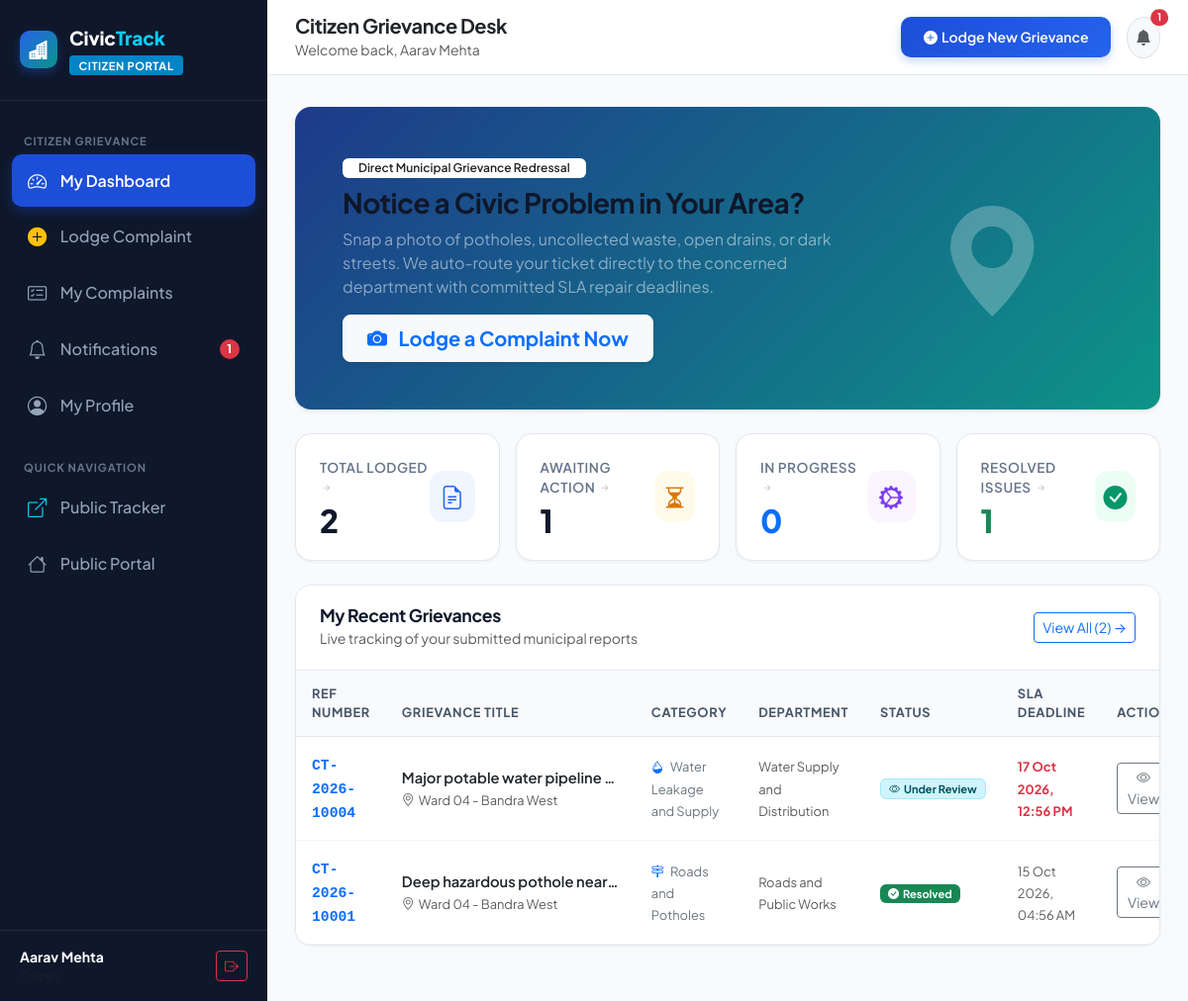
The app's page /citizen/dashboard.php (signed in), older data.
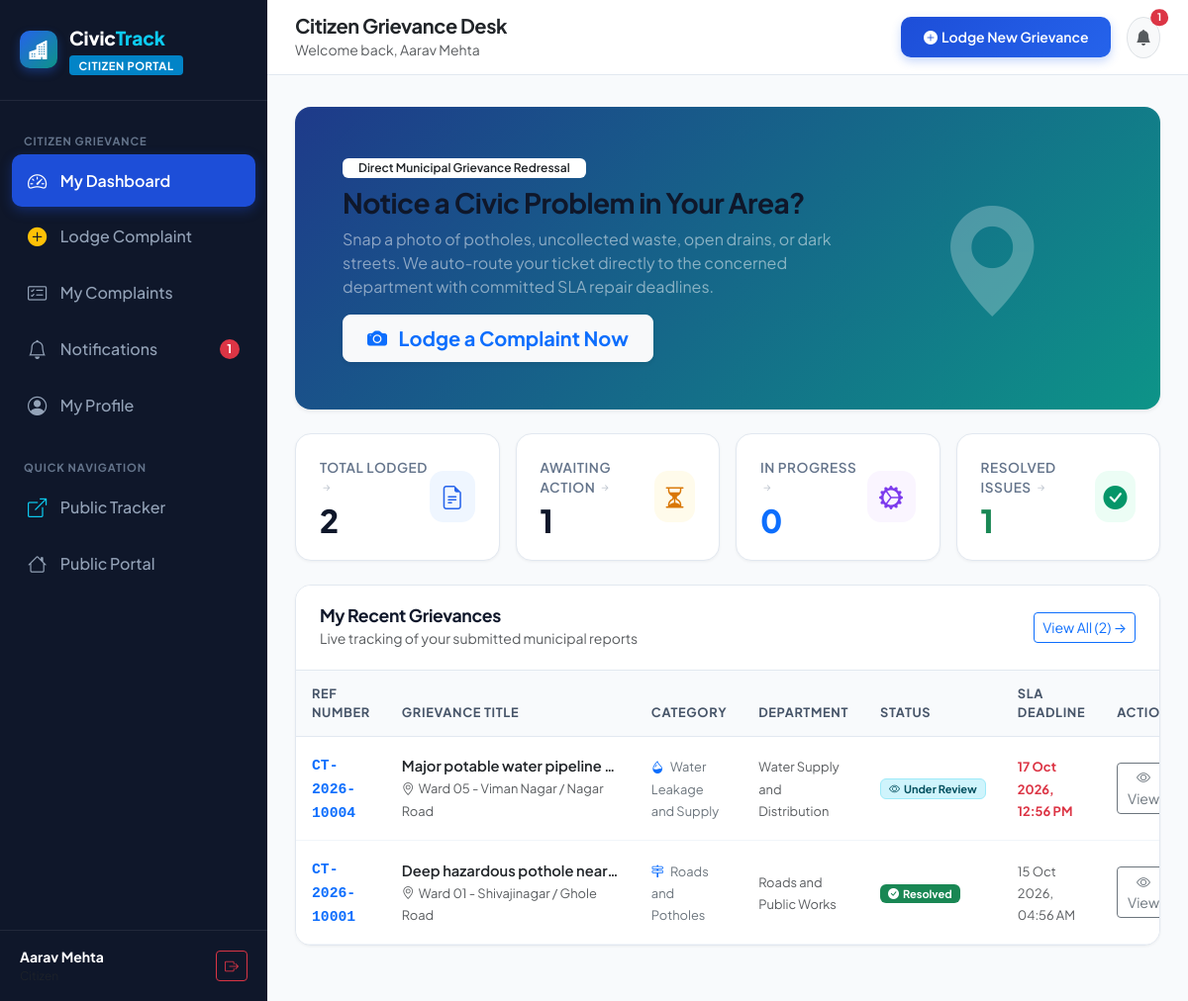
The same page, newer data.
### tables this page shows
CREATE TABLE `complaints` (
    `complaint_id` INT AUTO_INCREMENT PRIMARY KEY,
    `reference_number` VARCHAR(30) NOT NULL UNIQUE,
    `citizen_id` INT NOT NULL,
    `category_id` INT NOT NULL,
    `dept_id` INT NOT NULL,
    `title` VARCHAR(200) NOT NULL,
    `description` TEXT NOT NULL,
    `priority` ENUM('Low', 'Medium', 'High', 'Urgent') DEFAULT 'Medium',
    `image_url` VARCHAR(255) NULL,
    `latitude` DECIMAL(10, 8) NULL,
    `longitude` DECIMAL(11, 8) NULL,
    `address` TEXT NOT NULL,
    `ward` VARCHAR(60) NULL,
    `status` ENUM('Submitted', 'Under Review', 'Assigned', 'In Progress', 'Resolved', 'Closed', 'Reopened') DEFAULT 'Submitted',
    `assigned_officer_id` INT NULL,
    `sla_deadline` DATETIME NOT NULL,
    `created_at` TIMESTAMP DEFAULT CURRENT_TIMESTAMP,
    `updated_at` TIMESTAMP DEFAULT CURRENT_TIMESTAMP ON UPDATE CURRENT_TIMESTAMP,
    `resolved_at` DATETIME NULL,
    FOREIGN KEY (`citizen_id`) REFERENCES `users`(`user_id`) ON DELETE CASCADE,
    FOREIGN KEY (`category_id`) REFERENCES `complaint_categories`(`category_id`) ON DELETE RESTRICT,
    FOREIGN KEY (`dept_id`) REFERENCES `departments`(`dept_id`) ON DELETE RESTRICT,
    FOREIGN KEY (`assigned_officer_id`) REFERENCES `users`(`user_id`) ON DELETE SET NULL,
    INDEX `idx_comp_ref` (`reference_number`),
    INDEX `idx_comp_status` (`status`),
    INDEX `idx_comp_dept` (`dept_id`),
    INDEX `idx_comp_citizen` (`citizen_id`),
    INDEX `idx_comp_ward` (`ward`),
    INDEX `idx_comp_sla` (`sla_deadline`)
);

CREATE TABLE `complaint_categories` (
    `category_id` INT AUTO_INCREMENT PRIMARY KEY,
    `category_name` VARCHAR(100) NOT NULL UNIQUE,
    `dept_id` INT NOT NULL,
    `sla_hours` INT NOT NULL DEFAULT 48 COMMENT 'Expected resolution time in hours',
    `default_priority` ENUM('Low', 'Medium', 'High', 'Urgent') DEFAULT 'Medium',
    `icon_class` VARCHAR(60) DEFAULT 'bi-exclamation-triangle',
    `description` VARCHAR(255) NULL,
    `is_active` TINYINT(1) DEFAULT 1,
    `created_at` TIMESTAMP DEFAULT CURRENT_TIMESTAMP,
    FOREIGN KEY (`dept_id`) REFERENCES `departments`(`dept_id`) ON DELETE RESTRICT,
    INDEX `idx_cat_dept` (`dept_id`)
);

CREATE TABLE `departments` (
    `dept_id` INT AUTO_INCREMENT PRIMARY KEY,
    `dept_name` VARCHAR(120) NOT NULL,
    `dept_code` VARCHAR(20) NOT NULL UNIQUE,
    `dept_head_email` VARCHAR(150) NULL,
    `phone` VARCHAR(25) NULL,
    `description` TEXT NULL,
    `is_active` TINYINT(1) DEFAULT 1,
    `created_at` TIMESTAMP DEFAULT CURRENT_TIMESTAMP,
    `updated_at` TIMESTAMP DEFAULT CURRENT_TIMESTAMP ON UPDATE CURRENT_TIMESTAMP,
    INDEX `idx_dept_code` (`dept_code`),
    INDEX `idx_dept_active` (`is_active`)
);

### citizen/dashboard.php (the view, shortened to what the rows shown need)
<?php
require_once __DIR__ . '/../includes/functions.php';
$userId = getUserId();
$kpi = [
    'total' => 0,
    'pending' => 0,
    'in_progress' => 0,
    'resolved' => 0
];
$recentComplaints = [];
try {
    $pdo = getDbConnection();
    $stmt = $pdo->prepare("SELECT COUNT(*) FROM complaints WHERE citizen_id = ?");
    $stmt->execute([$userId]);
    $kpi['total'] = (int)$stmt->fetchColumn();
    $stmt = $pdo->prepare("SELECT COUNT(*) FROM complaints WHERE citizen_id = ? AND status IN ('Submitted', 'Under Review')");
    $stmt->execute([$userId]);
    $kpi['pending'] = (int)$stmt->fetchColumn();
    $stmt = $pdo->prepare("SELECT COUNT(*) FROM complaints WHERE citizen_id = ? AND status = 'In Progress'");
    $stmt->execute([$userId]);
    $kpi['in_progress'] = (int)$stmt->fetchColumn();
    $stmt = $pdo->prepare("SELECT COUNT(*) FROM complaints WHERE citizen_id = ? AND status IN ('Resolved', 'Closed')");
    $stmt->execute([$userId]);
    $kpi['resolved'] = (int)$stmt->fetchColumn();
    $stmt = $pdo->prepare("
        SELECT c.*, cat.category_name, cat.icon_class, d.dept_name
        FROM complaints c
        JOIN complaint_categories cat ON c.category_id = cat.category_id
        JOIN departments d ON c.dept_id = d.dept_id
        WHERE c.citizen_id = ?
        ORDER BY c.created_at DESC
        LIMIT 6
    ");
    $stmt->execute([$userId]);
    $recentComplaints = $stmt->fetchAll();
} catch (Exception $e) {
    $error = $e->getMessage();
}
require_once __DIR__ . '/../includes/header.php';
?>
<div class="dashboard-wrapper">
    <div class="dashboard-main">
        <main class="dashboard-content">
            <div class="row g-3 mb-4">
                <div class="col-6 col-lg-3">
                    <a href="my-complaints.php" class="kpi-card kpi-card-clickable" title="View All Complaints">
                        <div>
                            <div class="kpi-title">Total Lodged <i class="bi bi-arrow-right-short"></i></div>
                            <div class="kpi-value"><?= $kpi['total'] ?></div>
                        </div>
                    </a>
                </div>
            </div>
            <div class="card-civic">
                <div class="card-civic-header">
                    <div>
                        <h6 class="card-civic-title">My Recent Grievances</h6>
                        <small class="text-muted">Live tracking of your submitted municipal reports</small>
                    </div>
                    <a href="my-complaints.php" class="btn btn-sm btn-outline-primary">
                        View All (<?= $kpi['total'] ?>) &rarr;
                    </a>
                </div>
                <div class="card-civic-body p-0">
                    <?php if (!empty($recentComplaints)): ?>
                        <div class="table-responsive">
                            <table class="table table-civic mb-0">
                                <thead>
                                    <tr>
                                        <th>Ref Number</th>
                                        <th>Grievance Title</th>
                                        <th>Category</th>
                                        <th>Department</th>
                                        <th>Status</th>
                                        <th>SLA Deadline</th>
                                        <th>Action</th>
                                    </tr>
                                </thead>
                                <tbody>
                                    <?php foreach ($recentComplaints as $row): ?>
                                        <tr>
                                            <td>
                                                <a href="complaint-details.php?id=<?= $row['complaint_id'] ?>" class="fw-bold font-monospace text-primary text-decoration-none">
                                                    <?= e($row['reference_number']) ?>
                                                </a>
                                            </td>
                                            <td>
                                                <div class="fw-semibold text-dark text-truncate" style="max-width: 220px;" title="<?= e($row['title']) ?>">
                                                    <?= e($row['title']) ?>
                                                </div>
                                                <small class="text-muted"><i class="bi bi-geo-alt me-1"></i><?= e($row['ward']) ?></small>
                                            </td>
                                            <td>
                                                <span class="small text-secondary">
                                                    <i class="bi <?= e($row['icon_class'] ?: 'bi-tag') ?> me-1 text-primary"></i>
                                                    <?= e($row['category_name']) ?>
                                                </span>
                                            </td>
                                            <td>
                                                <span class="small text-muted"><?= e($row['dept_name']) ?></span>
                                            </td>
                                            <td>
                                                <?= getStatusBadge($row['status']) ?>
                                            </td>
                                            <td>
                                                <small class="<?= isComplaintOverdue($row) ? 'text-danger fw-bold' : 'text-muted' ?>">
                                                    <?= formatDateTime($row['sla_deadline']) ?>
                                                </small>
                                            </td>
                                            <td>
                                                <a href="complaint-details.php?id=<?= $row['complaint_id'] ?>" class="btn btn-sm btn-outline-secondary">
                                                    <i class="bi bi-eye"></i> View
                                                </a>
                                            </td>
                                        </tr>
                                    <?php endforeach; ?>
                                </tbody>
                            </table>
                        </div>
                    <?php endif; ?>
                </div>
            </div>
        </main>
    </div>
</div>
<?php require_once __DIR__ . '/../includes/footer.php'; ?>

### includes/functions.php (shortened to what the rows shown need)
<?php
function e($string): string {
    return htmlspecialchars((string)($string ?? ''), ENT_QUOTES, 'UTF-8');
}
function isComplaintOverdue(array $complaint): bool {
    if (in_array($complaint['status'], ['Resolved', 'Closed'], true)) {
        return false;
    }
    return strtotime($complaint['sla_deadline']) < time();
}
function getStatusBadge(string $status): string {
    switch ($status) {
        case 'Under Review':
            return '<span class="badge bg-info-subtle text-info-emphasis border border-info-subtle px-2 py-1"><i class="bi bi-eye me-1"></i>Under Review</span>';
        case 'Resolved':
            return '<span class="badge bg-success text-white px-2 py-1"><i class="bi bi-check-circle-fill me-1"></i>Resolved</span>';
    }
}
function formatDateTime(?string $datetime): string {
    return date('d M Y, h:i A', strtotime($datetime));
}

Row changes from the older to the newer data that the page shows:
changed complaints "Deep hazardous pothole near…": ward "Ward 04 - Bandra West" → "Ward 01 - Shivajinagar / Ghole Road"
changed complaints "Major potable water pipeline…": ward "Ward 04 - Bandra West" → "Ward 05 - Viman Nagar / Nagar Road"
